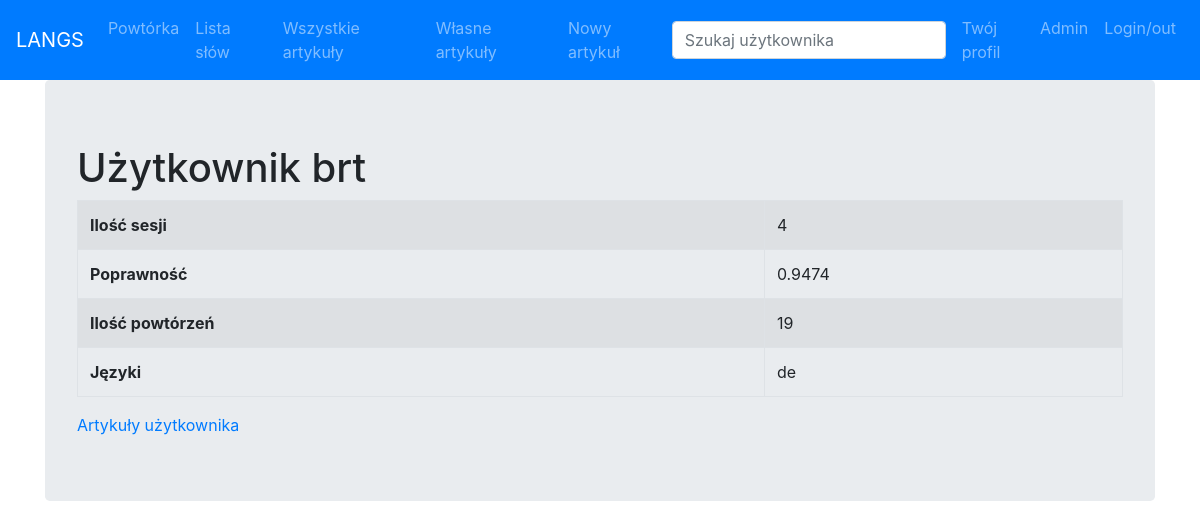
/profile/3 (signed in), run on an earlier commit of the app's database.
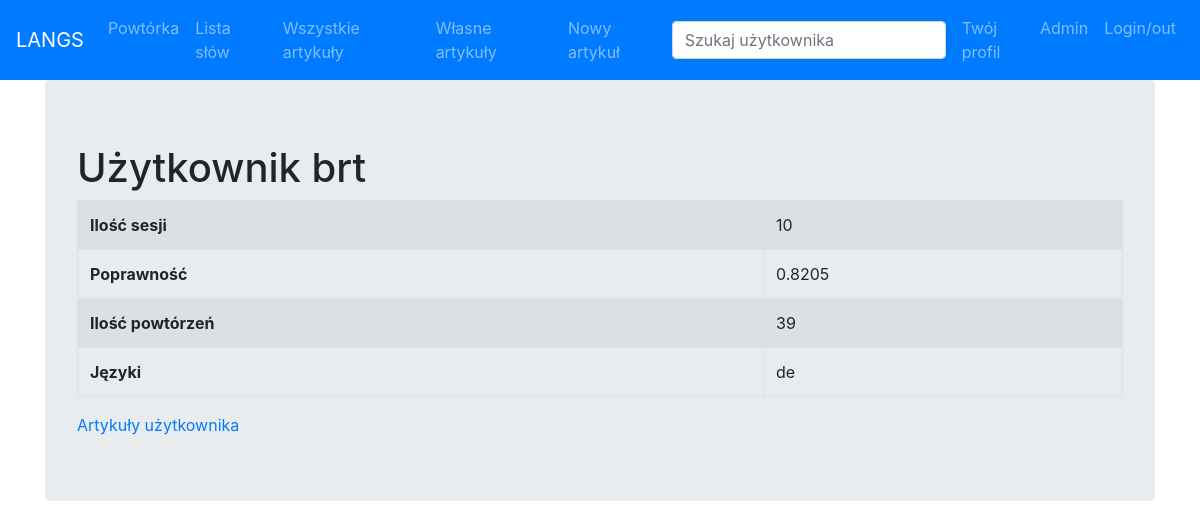
And on a later commit of the database.
### learn/models.py (models this page shows)
class Statistics(models.Model):
    user = models.ForeignKey(User, on_delete=models.CASCADE)
    srs_sessions = models.PositiveIntegerField(default=0)
    wrong_guesses = models.PositiveIntegerField(default=0)
    total_reviews = models.PositiveIntegerField(default=0)
    @property
    def correctness(self):
        if self.total_reviews == 0:
            return "N/A"
        return round(1.0-(self.wrong_guesses/self.total_reviews),4)

### learn/views.py (the view)
# urls.py: path('profile/<int:user_id>', views.profile),
@login_required(redirect_field_name=None)
def profile(request, user_id):
    template = loader.get_template('profile.html')
    user = User.objects.get(id=user_id)
    langs = list(set( [ wp.word.language for wp in WordProgress.objects.filter(user=user)] ))
    context = {
        'profile' : user,
        'stats' : Statistics.objects.get(user=user),
        'languages' : ', '.join(langs),
    }
    return HttpResponse(template.render(context, request))

### learn/templates/profile.html
{% extends "main_frame.html" %}
{% block contents %}
<h1>Użytkownik {{ profile.username }}</h1>
<table class="table table-bordered table-striped">
  <tbody>
    <tr>
      <th>Ilość sesji</th>
      <td>{{ stats.srs_sessions }}</th>
    </tr>
    <tr>
      <th>Poprawność</th>
      <td>{{ stats.correctness }}</th>
    </tr>
    <tr>
      <th>Ilość powtórzeń</th>
      <td>{{ stats.total_reviews }}</th>
    </tr>
    <tr>
      <th>Języki</th>
      <td>{{ languages }}</th>
    </tr>
  </tbody>
</table>
<a href="/article_list?type=id&id={{ profile.id }}">Artykuły użytkownika</a>
{% endblock %}

What changed in the data, as far as the page shows it:
changed Statistics: srs_sessions "4" → "10"; correctness "0.9474" → "0.8205"; total_reviews "19" → "39"
